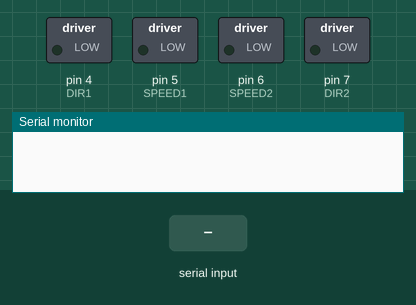
Simulated run of this sketch. Board: Arduino Uno, built with avr-gcc and run on an emulated ATmega328P. Shown: switched loads named in the sketch (green lamp = pin HIGH), the last lines printed to the serial monitor. The inputs (shaded band) are chosen by the test bench.

Above: at 1.2 s.
1.3 s: "L" received over the second serial link
At 2.4 s:
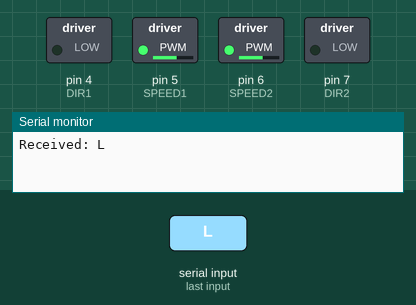
2.8 s: "R" received over the second serial link
At 3.6 s:
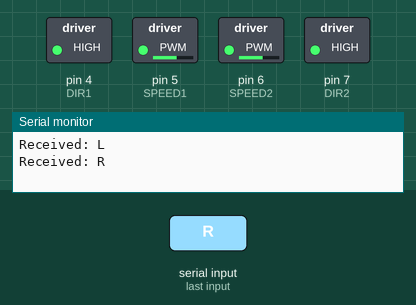
4.3 s: "F" received over the second serial link
At 4.7 s:
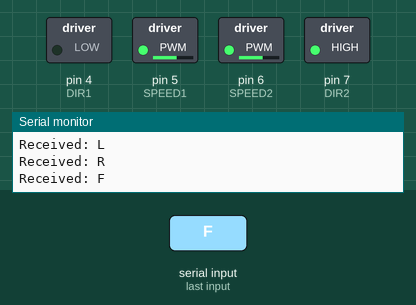
5.8 s: "B" received over the second serial link
At 7.0 s:
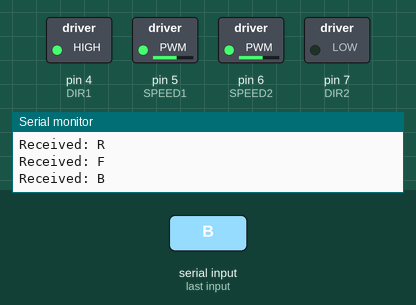
7.3 s: "0" received over the second serial link
At 8.2 s:
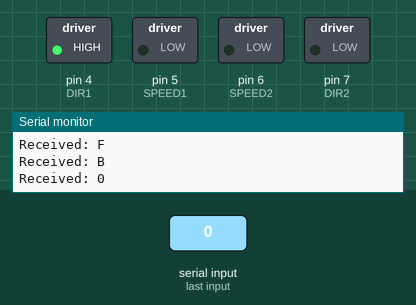
Timing chart, 0 to 9.8 s (numbered marks = the images above; inputs shaded):
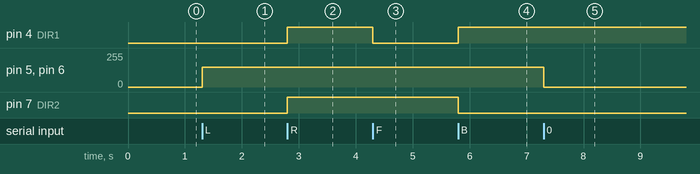

Measured:
- after the input at 1.3 s, pin 5 (SPEED1), pin 6 (SPEED2): 0/255 → 150/255 at once
- after the input at 2.8 s, pin 4 (DIR1), pin 7 (DIR2): LOW → HIGH at once
- after the input at 4.3 s, pin 4 (DIR1): HIGH → LOW at once
- after the input at 5.8 s, pin 4 (DIR1): LOW → HIGH at once; pin 7 (DIR2): HIGH → LOW at once
- after the input at 7.3 s, pin 5 (SPEED1), pin 6 (SPEED2): 150/255 → 0/255 at once

The sketch:

main.ino
```cpp
#include <SoftwareSerial.h>

const int DIR1 = 4, SPEED1 = 5, SPEED2 = 6, DIR2 = 7;
SoftwareSerial BTSerial(10, 11);
int speedLeft = 150, speedRight = 150;

void setup() {
    pinMode(DIR1, OUTPUT);
    pinMode(SPEED1, OUTPUT);
    pinMode(SPEED2, OUTPUT);
    pinMode(DIR2, OUTPUT);

    BTSerial.begin(9600);
    Serial.begin(9600);
}

void loop() {
    if (BTSerial.available()) {
        char command = BTSerial.read();
        Serial.print("Received: ");
        Serial.println(command);
        processCommand(command);
    }
}

void processCommand(char command) {
    switch (command) {
        case 'L':
            moveForward();
            break;
        case 'R':
            moveBackward();
            break;
        case 'F':
            turnLeft();
            break;
        case 'B':
            turnRight();
            break;
        case '0':
            stopMotors();
            break;
    }
}

void moveForward() {
    digitalWrite(DIR1, LOW);
    digitalWrite(DIR2, LOW);
    analogWrite(SPEED1, speedLeft);
    analogWrite(SPEED2, speedRight);
}

void moveBackward() {
    digitalWrite(DIR1, HIGH);
    digitalWrite(DIR2, HIGH);
    analogWrite(SPEED1, speedLeft);
    analogWrite(SPEED2, speedRight);
}

void turnLeft() {
    digitalWrite(DIR1, LOW);
    digitalWrite(DIR2, HIGH);
    analogWrite(SPEED1, speedLeft);
    analogWrite(SPEED2, speedRight);
}

void turnRight() {
    digitalWrite(DIR1, HIGH);
    digitalWrite(DIR2, LOW);
    analogWrite(SPEED1, speedLeft);
    analogWrite(SPEED2, speedRight);
}

void stopMotors() {
    analogWrite(SPEED1, 0);
    analogWrite(SPEED2, 0);
}
```
